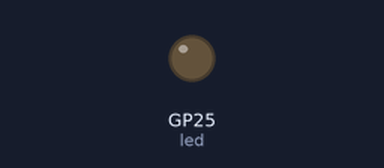
A program run on a simulated Raspberry Pi Pico running MicroPython. Parts: output pins drawn as LEDs (lit = HIGH).

Above: at 1.6 s.
At 6.12 s:
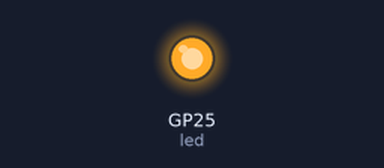
Timing chart, 0 to 6.9 s (numbered marks = the images above):
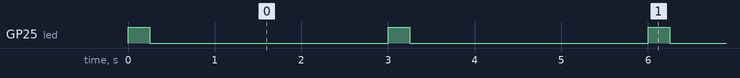

Measured:
- by itself, GP25 (led): alternates HIGH for 0.25 s and LOW for 2.8 s

The program:

blink_01.py
```python
# **************************
# Programme BLINK (avec fct)
# **************************

# Sources:
# https://passionelectronique.fr/programmer-raspberry-pico-en-micropython/
# https://micropython.org/download/RPI_PICO_W/

from machine import Pin
from time import sleep
import time                           # Pour la fonction cligno2

#led = Pin(25, mode=Pin.OUT)          # Pour Raspberry Pi Pico simple
led = Pin('LED', mode=Pin.OUT)        # Pour Raspberry Pi Pico W

def cligno(t_on,t_off):
    t_off=t_off-t_on                  # Temps OFF = Temps total - Temps ON
    led.on()
    sleep(t_on)
    led.off()
    sleep(t_off)

def cligno2(time_ms):
    led.toggle()
    time.sleep_ms(time_ms)            # time.sleep_us, time.sleep_ms, time.sleep(T_sec)

while True:
    cligno(0.25,3)
#    cligno2(1000)
```
